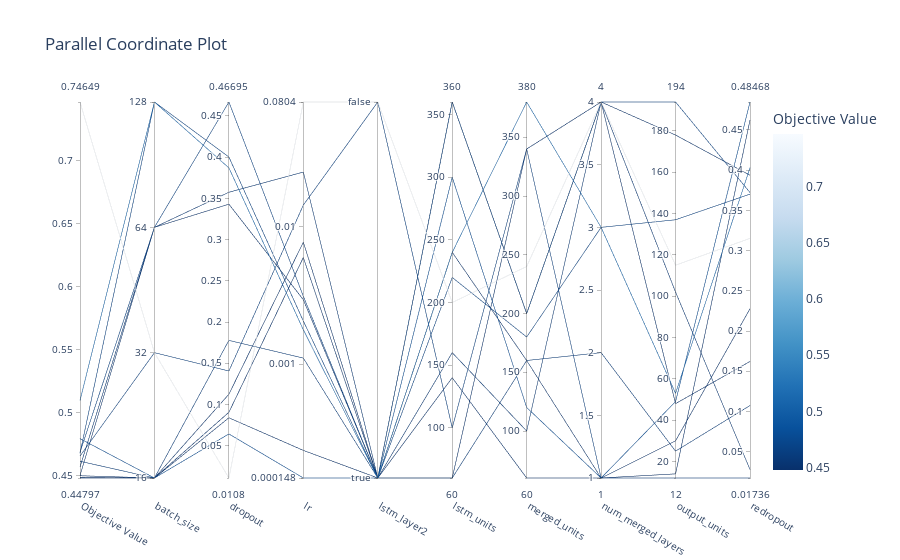

The notebook cell saved with this chart:
### Code cell
optuna.visualization.plot_parallel_coordinate(study)

### Figure 1 — Plotly figure (JSON) as saved in the notebook; plotly's stock layout.template omitted (floating-point values rounded to 4 significant figures)
{"data": [{"dimensions": [{"label": "Objective Value", "range": [0.448, 0.7465], "values": [0.4484, 0.448, 0.4792, 0.4498, 0.4613, 0.7465, 0.4654, 0.4567, 0.45, 0.4685, 0.5095, 0.4676]}, {"label": "batch_size", "range": [0, 3], "ticktext": [16, 32, 64, 128], "tickvals": [0, 1, 2, 3], "values": [0, 0, 0, 0, 0, 1, 1, 2, 2, 2, 3, 3]}, {"label": "dropout", "range": [0.0108, 0.467], "values": [0.1124, 0.08386, 0.06426, 0.09054, 0.1777, 0.0108, 0.1406, 0.3575, 0.343, 0.467, 0.3871, 0.4002]}, {"label": "lr", "range": [-3.828, -1.094], "ticktext": ["0.000148", "0.001", "0.01", "0.0804"], "tickvals": [-3.828, -3, -2, -1.094], "values": [-2.114, -3.628, -3.828, -2.225, -2.957, -1.094, -1.844, -1.604, -2.532, -2.507, -2.75, -2.687]}, {"label": "lstm_layer2", "range": [0, 1], "ticktext": [true, false], "tickvals": [0, 1], "values": [0, 0, 0, 0, 0, 1, 1, 0, 0, 0, 0, 0]}, {"label": "lstm_units", "range": [60, 360], "values": [240, 60, 300, 140, 60, 200, 100, 160, 360, 360, 240, 220]}, {"label": "merged_units", "range": [60, 380], "values": [160, 340, 120, 60, 160, 240, 340, 100, 200, 200, 380, 180]}, {"label": "num_merged_layers", "range": [1, 4], "values": [1, 4, 1, 1, 2, 4, 1, 4, 4, 4, 3, 3]}, {"label": "output_units", "range": [12, 194], "values": [14, 48, 49, 30, 25, 115, 12, 102, 178, 194, 53, 137]}, {"label": "redropout", "range": [0.01736, 0.4847], "values": [0.4623, 0.1622, 0.4847, 0.2277, 0.1074, 0.3152, 0.01736, 0.02789, 0.3937, 0.3722, 0.4029, 0.3702]}], "labelangle": 30, "labelside": "bottom", "line": {"color": [0.4484, 0.448, 0.4792, 0.4498, 0.4613, 0.7465, 0.4654, 0.4567, 0.45, 0.4685, 0.5095, 0.4676], "colorbar": {"title": {"text": "Objective Value"}}, "colorscale": [[0, "rgb(247,251,255)"], [0.125, "rgb(222,235,247)"], [0.25, "rgb(198,219,239)"], [0.375, "rgb(158,202,225)"], [0.5, "rgb(107,174,214)"], [0.625, "rgb(66,146,198)"], [0.75, "rgb(33,113,181)"], [0.875, "rgb(8,81,156)"], [1, "rgb(8,48,107)"]], "reversescale": true, "showscale": true}, "type": "parcoords"}], "layout": {"title": {"text": "Parallel Coordinate Plot"}}}
